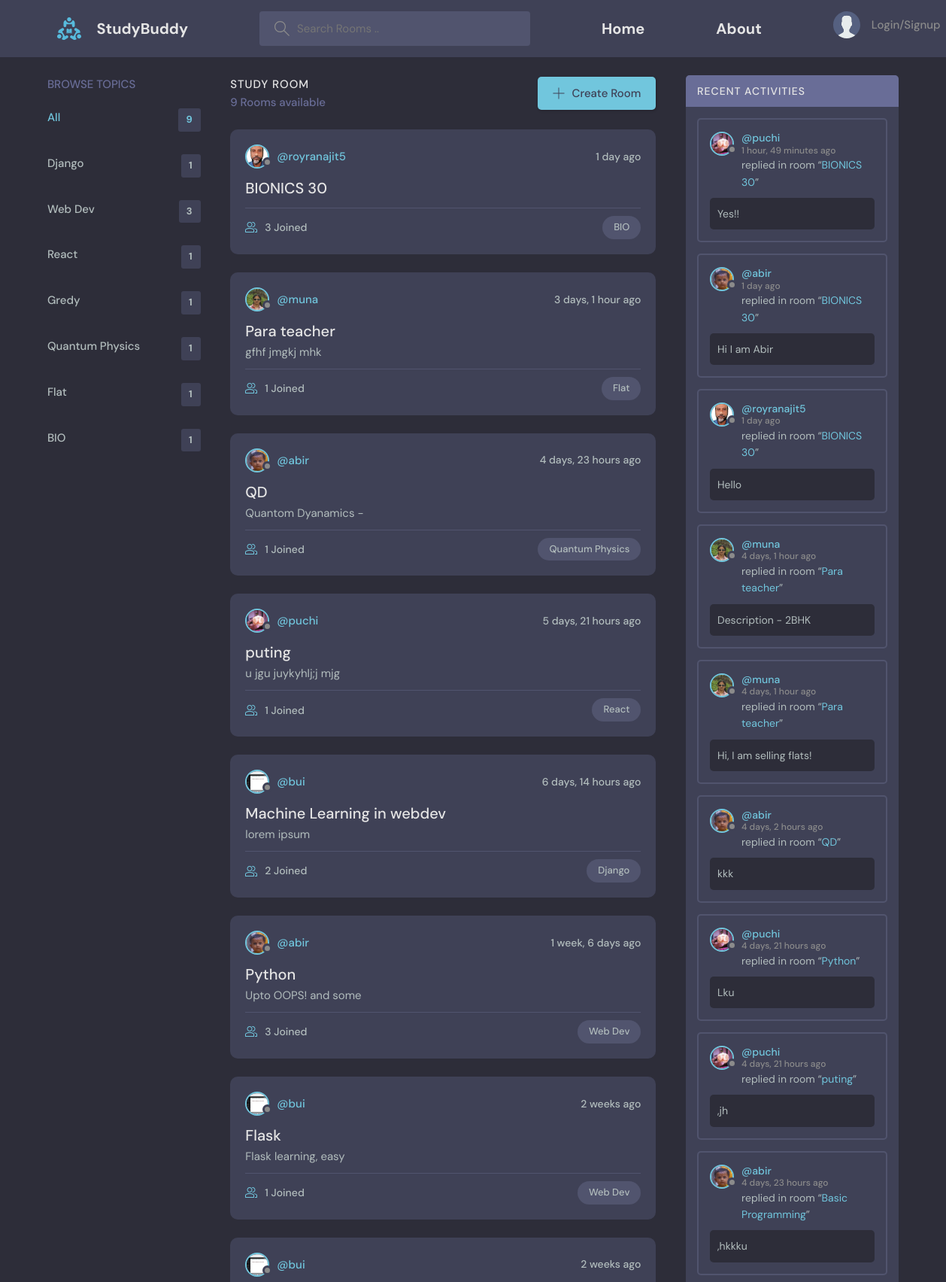
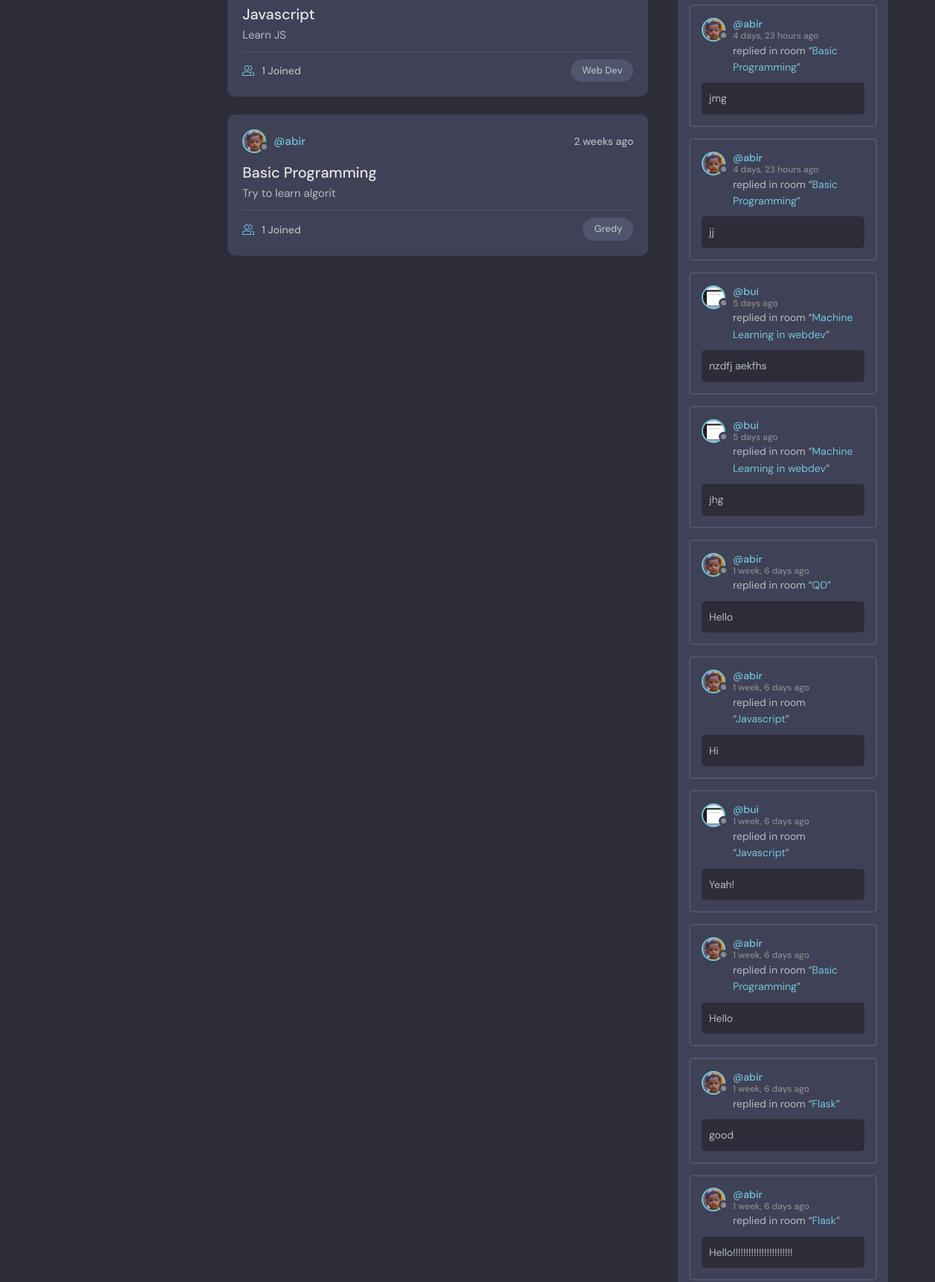
The page / (upper part) on the database its author committed (2 pictures, top to bottom).
### bas/models.py (models this page shows)
class Topic(models.Model):
    name = models.CharField(max_length=200)
    def __str__(self):
        return self.name

class Profile(models.Model):
    user = models.OneToOneField(User, null=True, on_delete=models.CASCADE)
    bio = models.TextField(null=True)
    avatar = models.ImageField(null=True, default="avatar.svg")

class Room(models.Model):
    host = models.ForeignKey(User, on_delete=models.SET_NULL, null=True)
    topic = models.ForeignKey(Topic, on_delete=models.SET_NULL, null=True)
    name = models.CharField(max_length=100)
    description = models.TextField(null=True, blank=True)
    participants = models.ManyToManyField(User, related_name='participants', blank=True)
    updated = models.DateTimeField(auto_now=True)
    created = models.DateTimeField(auto_now_add=True)
    outside_review = models.TextField(null=True, blank=True)
    class Meta:
        ordering = ['-updated', '-created']
    def __str__(self):
        return self.description[:20]

class Message(models.Model):
    user = models.ForeignKey(User, on_delete=models.CASCADE)
    room = models.ForeignKey(Room, on_delete=models.CASCADE)
    body = models.TextField()
    updated = models.DateTimeField(auto_now=True)
    created = models.DateTimeField(auto_now_add=True)
    def __str__(self):
        return self.body[:50]
    class Meta:
        ordering = ['-updated', '-created']

### bas/views.py (the view)
# urls.py: path('', views.home, name="home"),
def home(request):
    q = request.GET.get('q') if request.GET.get('q')!=None else ''
    rooms = Room.objects.filter(
        Q(topic__name__icontains=q) |
        Q(name__icontains=q) |
        Q(description__icontains=q) |
        Q(host__username__icontains=q)
    )
    topics = Topic.objects.all()
    messg = Message.objects.filter(room__in=rooms)
    Topics = []
    for topic in topics:
        cnt = Room.objects.filter(
        Q(topic__name=topic.name)).count()
        if(cnt > 0):
            Topics.append({'topic' : topic, 'count' : cnt})
    users = User.objects.all()
    Profiles = Profile.objects.all()
    content = {'Rooms':rooms, 'Topics' : Topics,
               'total_room':Room.objects.all().count, 'Messages' : messg, 'Profiles' : Profiles}
    return render(request, 'bas/home.html', content)

### bas/templates/bas/home.html
{% extends 'main.html' %}
{% block content %}
<main class="layout layout--3">
  <div class="container">
    <div>
      {% url 'home' as the_url %}
      {% include 'bas/topics.html' with link=the_url %}
    </div>
      {% include 'bas/feed.html' %}
      {% include 'bas/activity.html' with page='home' %}
  </div>
</main>
{% endblock %}

### bas/templates/bas/topics.html
<div class="topics">
    <div class="topics__header">
        <h2>Browse Topics</h2>
    </div>
    <ul class="topics__list">
        <li>
        <a href="{{link}}" class="active">All <span>{{total_room}}</span></a>
        </li>
        {% for topic in Topics %}
        <li>
        <a href="{{link}}?q={{topic.topic.name}}">{{topic.topic.name}}
            <span>{{topic.count}}</span></a>
        </li>
        {% endfor %}
    </ul>
</div>

### bas/templates/bas/feed.html (shortened to what this page needs)
<div class="roomList">
    <div class="roomList__header">
      <div>
        <h2>Study Room</h2>
        <p>{{Rooms.count}} Room{% if Rooms.count > 1 %}s{% endif %} available</p>
      </div>
      {% if page == home %}
      <a class="btn btn--main" href="{% url 'createRoom' %}">
        <svg version="1.1" xmlns="http://www.w3.org/2000/svg" width="32" height="32" viewBox="0 0 32 32">
          <title>add</title>
          <path
            d="M16.943 0.943h-1.885v14.115h-14.115v1.885h14.115v14.115h1.885v-14.115h14.115v-1.885h-14.115v-14.115z"
          ></path>
        </svg>
        Create Room
      </a>
      {% endif %}
    </div>
    {% for room in Rooms%}
    <div class="roomListRoom">
      <div class="roomListRoom__header">
        <a href="{% url 'userProfile' room.host.id %}" class="roomListRoom__author">
          <div class="avatar avatar--small">
            {% include 'bas/profile_image.html' with user_id=room.host.id %}
          </div>
          <span>@{{room.host.username}}</span>
        </a>
        <div class="roomListRoom__actions">
          <span>{{room.updated|timesince}} ago</span>
        </div>
      </div>
      <div class="roomListRoom__content">
        <a href="{% url 'Room' room.id %}">{{room.name}}</a>
        <p>
          {{room}}
        </p>
      </div>
      <div class="roomListRoom__meta">
        <a href="{% url 'Room' room.id %}" class="roomListRoom__joined">
          {{room.participants.count}} Joined
        </a>
        <p class="roomListRoom__topic">{{room.topic}}</p>
      </div>
    </div>
    {% endfor %}
  </div>

### bas/templates/bas/profile_image.html
{% for profile in Profiles%}
{% if profile.user.id == user_id %}
<img src="{{profile.avatar.url}}" />
{% endif %}
{% endfor %}

### bas/templates/bas/activity.html (shortened to what this page needs)
<div class="activities">
    <div class="activities__header">
      <h2>Recent Activities</h2>
    {% for m in Messages %}
    </div>
        <div class="activities__box">
        <div class="activities__boxHeader roomListRoom__header">
            <a href="{% url 'userProfile' m.user.id %}" class="roomListRoom__author">
            <div class="avatar avatar--small">
                {% include 'bas/profile_image.html' with user_id=m.user.id %}
            </div>
            <p>
                @{{m.user.username}}
                <span>{{m.created|timesince}} ago</span>
            </p>
            </a>
        </div>
        <div class="activities__boxContent">
            <p>replied in room “<a href="{% url 'Room' m.room.id %}">{{m.room.name}}</a>”</p>
            <div class="activities__boxRoomContent">
            {{m}}
            </div>
        </div>
    {% endfor %}
    </div>
</div>

### rows shown on the page
Topic: topic.name "Django", count "1"
Topic: topic.name "Web Dev", count "3"
Topic: topic.name "React", count "1"
Topic: topic.name "Gredy", count "1"
Topic: topic.name "Quantum Physics", count "1"
Topic: topic.name "Flat", count "1"
Topic: topic.name "BIO", count "1"
Room: host.username "royranajit5", updated "1 day", name "BIONICS 30", participants.count "3", topic "BIO"
Profile: avatar (picture)
Room: host.username "muna", updated "3 days, 1 hour", name "Para teacher", description "gfhf jmgkj mhk", participants.count "1", topic "Flat"
Profile: avatar (picture)
Room: host.username "abir", updated "4 days, 23 hours", name "QD", description "Quantom Dyanamics -", participants.count "1", topic "Quantum Physics"
Profile: avatar (picture)
Room: host.username "puchi", updated "5 days, 21 hours", name "puting", description "u jgu juykyhlj;j mjg", participants.count "1", topic "React"
Profile: avatar (picture)
Room: host.username "bui", updated "6 days, 14 hours", name "Machine Learning in webdev", description "lorem ipsum", participants.count "2", topic "Django"
Profile: avatar (picture)
Room: host.username "abir", updated "1 week, 6 days", name "Python", description "Upto OOPS! and some", participants.count "3", topic "Web Dev"
Room: host.username "bui", updated "2 weeks", name "Flask", description "Flask learning, easy", participants.count "1", topic "Web Dev"
Room: host.username "bui", updated "2 weeks", name "Javascript", description "Learn JS", participants.count "1", topic "Web Dev"
Room: host.username "abir", updated "2 weeks", name "Basic Programming", description "Try to learn algorit", participants.count "1", topic "Gredy"
Message: user.username "puchi", created "1 hour, 49 minutes", room.name "BIONICS 30", body "Yes!!"
Message: user.username "abir", created "1 day", room.name "BIONICS 30", body "Hi I am Abir"
Message: user.username "royranajit5", created "1 day", room.name "BIONICS 30", body "Hello"
Message: user.username "muna", created "4 days, 1 hour", room.name "Para teacher", body "Description - 2BHK"
Message: user.username "muna", created "4 days, 1 hour", room.name "Para teacher", body "Hi, I am selling flats!"
Message: user.username "abir", created "4 days, 2 hours", room.name "QD", body "kkk"
Message: user.username "puchi", created "4 days, 21 hours", room.name "Python", body "Lku"
Message: user.username "puchi", created "4 days, 21 hours", room.name "puting", body ",jh"
Message: user.username "abir", created "4 days, 23 hours", room.name "Basic Programming", body ",hkkku"
Message: user.username "abir", created "4 days, 23 hours", room.name "Basic Programming", body "jmg"
Message: user.username "abir", created "4 days, 23 hours", room.name "Basic Programming", body "jj"
Message: user.username "bui", created "5 days", room.name "Machine Learning in webdev", body "nzdfj aekfhs"
Message: user.username "bui", created "5 days", room.name "Machine Learning in webdev", body "jhg"
Message: user.username "abir", created "1 week, 6 days", room.name "QD", body "Hello"
Message: user.username "abir", created "1 week, 6 days", room.name "Javascript", body "Hi"
Message: user.username "bui", created "1 week, 6 days", room.name "Javascript", body "Yeah!"
Message: user.username "abir", created "1 week, 6 days", room.name "Basic Programming", body "Hello"
Message: user.username "abir", created "1 week, 6 days", room.name "Flask", body "good"
Message: user.username "abir", created "1 week, 6 days", room.name "Flask", body "Hello!!!!!!!!!!!!!!!!!!!!!!!"

### other values the page prints
{{ total_room }} "9"
{{ Rooms.count }} "9"
